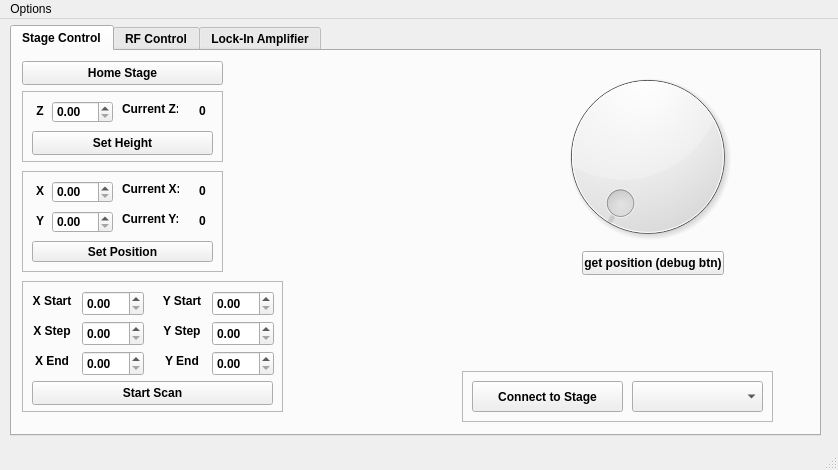
<?xml version="1.0" encoding="UTF-8"?>
<ui version="4.0">
 <class>MainWindow</class>
 <widget class="QMainWindow" name="MainWindow">
  <property name="geometry">
   <rect>
    <x>0</x>
    <y>0</y>
    <width>838</width>
    <height>470</height>
   </rect>
  </property>
  <property name="windowTitle">
   <string>Scanning Magnetometer </string>
  </property>
  <property name="tabShape">
   <enum>QTabWidget::Rounded</enum>
  </property>
  <widget class="QWidget" name="centralwidget">
   <widget class="QTabWidget" name="LIATab">
    <property name="geometry">
     <rect>
      <x>10</x>
      <y>6</y>
      <width>811</width>
      <height>411</height>
     </rect>
    </property>
    <property name="font">
     <font>
      <bold>true</bold>
     </font>
    </property>
    <property name="tabShape">
     <enum>QTabWidget::Rounded</enum>
    </property>
    <property name="currentIndex">
     <number>0</number>
    </property>
    <widget class="QWidget" name="stage_control">
     <attribute name="title">
      <string>Stage Control</string>
     </attribute>
     <widget class="QPushButton" name="homeStageButton">
      <property name="geometry">
       <rect>
        <x>10</x>
        <y>10</y>
        <width>201</width>
        <height>24</height>
       </rect>
      </property>
      <property name="font">
       <font>
        <bold>true</bold>
       </font>
      </property>
      <property name="text">
       <string>Home Stage</string>
      </property>
     </widget>
     <widget class="QFrame" name="frame">
      <property name="geometry">
       <rect>
        <x>10</x>
        <y>120</y>
        <width>201</width>
        <height>101</height>
       </rect>
      </property>
      <property name="frameShape">
       <enum>QFrame::StyledPanel</enum>
      </property>
      <property name="frameShadow">
       <enum>QFrame::Raised</enum>
      </property>
      <widget class="QPushButton" name="setPositionButton">
       <property name="geometry">
        <rect>
         <x>10</x>
         <y>70</y>
         <width>181</width>
         <height>21</height>
        </rect>
       </property>
       <property name="font">
        <font>
         <bold>true</bold>
        </font>
       </property>
       <property name="text">
        <string>Set Position</string>
       </property>
      </widget>
      <widget class="QLabel" name="label_11">
       <property name="geometry">
        <rect>
         <x>100</x>
         <y>10</y>
         <width>57</width>
         <height>16</height>
        </rect>
       </property>
       <property name="text">
        <string>Current X:</string>
       </property>
      </widget>
      <widget class="QLabel" name="label_2">
       <property name="geometry">
        <rect>
         <x>10</x>
         <y>40</y>
         <width>16</width>
         <height>20</height>
        </rect>
       </property>
       <property name="font">
        <font>
         <bold>true</bold>
        </font>
       </property>
       <property name="text">
        <string>Y</string>
       </property>
       <property name="scaledContents">
        <bool>false</bool>
       </property>
       <property name="alignment">
        <set>Qt::AlignCenter</set>
       </property>
      </widget>
      <widget class="QDoubleSpinBox" name="yPosSpinBox">
       <property name="geometry">
        <rect>
         <x>30</x>
         <y>40</y>
         <width>61</width>
         <height>22</height>
        </rect>
       </property>
       <property name="maximum">
        <double>250.000000000000000</double>
       </property>
      </widget>
      <widget class="QLabel" name="label_12">
       <property name="geometry">
        <rect>
         <x>100</x>
         <y>40</y>
         <width>56</width>
         <height>16</height>
        </rect>
       </property>
       <property name="text">
        <string>Current Y:</string>
       </property>
      </widget>
      <widget class="QDoubleSpinBox" name="xPosSpinBox">
       <property name="geometry">
        <rect>
         <x>30</x>
         <y>10</y>
         <width>61</width>
         <height>22</height>
        </rect>
       </property>
       <property name="maximum">
        <double>250.000000000000000</double>
       </property>
      </widget>
      <widget class="QLabel" name="label">
       <property name="geometry">
        <rect>
         <x>10</x>
         <y>10</y>
         <width>16</width>
         <height>20</height>
        </rect>
       </property>
       <property name="font">
        <font>
         <bold>true</bold>
        </font>
       </property>
       <property name="text">
        <string>X</string>
       </property>
       <property name="scaledContents">
        <bool>false</bool>
       </property>
       <property name="alignment">
        <set>Qt::AlignCenter</set>
       </property>
      </widget>
      <widget class="QLabel" name="currentXLabel">
       <property name="geometry">
        <rect>
         <x>170</x>
         <y>10</y>
         <width>21</width>
         <height>20</height>
        </rect>
       </property>
       <property name="text">
        <string>0</string>
       </property>
       <property name="alignment">
        <set>Qt::AlignCenter</set>
       </property>
      </widget>
      <widget class="QLabel" name="currentYLabel">
       <property name="geometry">
        <rect>
         <x>170</x>
         <y>40</y>
         <width>21</width>
         <height>20</height>
        </rect>
       </property>
       <property name="text">
        <string>0</string>
       </property>
       <property name="alignment">
        <set>Qt::AlignCenter</set>
       </property>
      </widget>
     </widget>
     <widget class="QFrame" name="frame_2">
      <property name="geometry">
       <rect>
        <x>10</x>
        <y>40</y>
        <width>201</width>
        <height>71</height>
       </rect>
      </property>
      <property name="frameShape">
       <enum>QFrame::StyledPanel</enum>
      </property>
      <property name="frameShadow">
       <enum>QFrame::Raised</enum>
      </property>
      <widget class="QPushButton" name="setStageHeightButton">
       <property name="geometry">
        <rect>
         <x>10</x>
         <y>40</y>
         <width>181</width>
         <height>24</height>
        </rect>
       </property>
       <property name="font">
        <font>
         <bold>true</bold>
        </font>
       </property>
       <property name="text">
        <string>Set Height</string>
       </property>
      </widget>
      <widget class="QLabel" name="label_13">
       <property name="geometry">
        <rect>
         <x>100</x>
         <y>10</y>
         <width>56</width>
         <height>16</height>
        </rect>
       </property>
       <property name="text">
        <string>Current Z:</string>
       </property>
      </widget>
      <widget class="QLabel" name="label_3">
       <property name="geometry">
        <rect>
         <x>10</x>
         <y>10</y>
         <width>16</width>
         <height>20</height>
        </rect>
       </property>
       <property name="font">
        <font>
         <bold>true</bold>
        </font>
       </property>
       <property name="text">
        <string>Z</string>
       </property>
       <property name="scaledContents">
        <bool>false</bool>
       </property>
       <property name="alignment">
        <set>Qt::AlignCenter</set>
       </property>
      </widget>
      <widget class="QDoubleSpinBox" name="zPosSpinBox">
       <property name="geometry">
        <rect>
         <x>30</x>
         <y>10</y>
         <width>61</width>
         <height>22</height>
        </rect>
       </property>
       <property name="maximum">
        <double>250.000000000000000</double>
       </property>
      </widget>
      <widget class="QLabel" name="currentHeightLabel">
       <property name="geometry">
        <rect>
         <x>170</x>
         <y>10</y>
         <width>21</width>
         <height>20</height>
        </rect>
       </property>
       <property name="text">
        <string>0</string>
       </property>
       <property name="alignment">
        <set>Qt::AlignCenter</set>
       </property>
      </widget>
     </widget>
     <widget class="QPushButton" name="getStagePositionButton">
      <property name="geometry">
       <rect>
        <x>570</x>
        <y>200</y>
        <width>142</width>
        <height>24</height>
       </rect>
      </property>
      <property name="text">
       <string>get position (debug btn)</string>
      </property>
     </widget>
     <widget class="QFrame" name="frame_3">
      <property name="geometry">
       <rect>
        <x>10</x>
        <y>230</y>
        <width>261</width>
        <height>131</height>
       </rect>
      </property>
      <property name="frameShape">
       <enum>QFrame::StyledPanel</enum>
      </property>
      <property name="frameShadow">
       <enum>QFrame::Raised</enum>
      </property>
      <widget class="QPushButton" name="pushButton">
       <property name="geometry">
        <rect>
         <x>10</x>
         <y>100</y>
         <width>241</width>
         <height>24</height>
        </rect>
       </property>
       <property name="text">
        <string>Start Scan</string>
       </property>
      </widget>
      <widget class="QDoubleSpinBox" name="doubleSpinBox">
       <property name="geometry">
        <rect>
         <x>60</x>
         <y>10</y>
         <width>62</width>
         <height>25</height>
        </rect>
       </property>
      </widget>
      <widget class="QDoubleSpinBox" name="doubleSpinBox_2">
       <property name="geometry">
        <rect>
         <x>190</x>
         <y>10</y>
         <width>62</width>
         <height>25</height>
        </rect>
       </property>
      </widget>
      <widget class="QLabel" name="label_15">
       <property name="geometry">
        <rect>
         <x>140</x>
         <y>10</y>
         <width>40</width>
         <height>20</height>
        </rect>
       </property>
       <property name="font">
        <font>
         <bold>true</bold>
        </font>
       </property>
       <property name="text">
        <string>Y Start</string>
       </property>
       <property name="scaledContents">
        <bool>false</bool>
       </property>
       <property name="alignment">
        <set>Qt::AlignCenter</set>
       </property>
      </widget>
      <widget class="QLabel" name="label_14">
       <property name="geometry">
        <rect>
         <x>10</x>
         <y>10</y>
         <width>40</width>
         <height>20</height>
        </rect>
       </property>
       <property name="font">
        <font>
         <bold>true</bold>
        </font>
       </property>
       <property name="text">
        <string>X Start</string>
       </property>
       <property name="scaledContents">
        <bool>false</bool>
       </property>
       <property name="alignment">
        <set>Qt::AlignCenter</set>
       </property>
      </widget>
      <widget class="QLabel" name="label_16">
       <property name="geometry">
        <rect>
         <x>10</x>
         <y>70</y>
         <width>40</width>
         <height>20</height>
        </rect>
       </property>
       <property name="font">
        <font>
         <bold>true</bold>
        </font>
       </property>
       <property name="text">
        <string>X End</string>
       </property>
       <property name="scaledContents">
        <bool>false</bool>
       </property>
       <property name="alignment">
        <set>Qt::AlignCenter</set>
       </property>
      </widget>
      <widget class="QDoubleSpinBox" name="doubleSpinBox_3">
       <property name="geometry">
        <rect>
         <x>60</x>
         <y>70</y>
         <width>62</width>
         <height>25</height>
        </rect>
       </property>
      </widget>
      <widget class="QLabel" name="label_17">
       <property name="geometry">
        <rect>
         <x>140</x>
         <y>70</y>
         <width>40</width>
         <height>20</height>
        </rect>
       </property>
       <property name="font">
        <font>
         <bold>true</bold>
        </font>
       </property>
       <property name="text">
        <string>Y End</string>
       </property>
       <property name="scaledContents">
        <bool>false</bool>
       </property>
       <property name="alignment">
        <set>Qt::AlignCenter</set>
       </property>
      </widget>
      <widget class="QDoubleSpinBox" name="doubleSpinBox_4">
       <property name="geometry">
        <rect>
         <x>190</x>
         <y>70</y>
         <width>62</width>
         <height>25</height>
        </rect>
       </property>
      </widget>
      <widget class="QDoubleSpinBox" name="doubleSpinBox_5">
       <property name="geometry">
        <rect>
         <x>190</x>
         <y>40</y>
         <width>62</width>
         <height>25</height>
        </rect>
       </property>
      </widget>
      <widget class="QLabel" name="label_18">
       <property name="geometry">
        <rect>
         <x>10</x>
         <y>40</y>
         <width>40</width>
         <height>20</height>
        </rect>
       </property>
       <property name="font">
        <font>
         <bold>true</bold>
        </font>
       </property>
       <property name="text">
        <string>X Step</string>
       </property>
       <property name="scaledContents">
        <bool>false</bool>
       </property>
       <property name="alignment">
        <set>Qt::AlignCenter</set>
       </property>
      </widget>
      <widget class="QDoubleSpinBox" name="doubleSpinBox_6">
       <property name="geometry">
        <rect>
         <x>60</x>
         <y>40</y>
         <width>62</width>
         <height>25</height>
        </rect>
       </property>
      </widget>
      <widget class="QLabel" name="label_19">
       <property name="geometry">
        <rect>
         <x>140</x>
         <y>40</y>
         <width>40</width>
         <height>20</height>
        </rect>
       </property>
       <property name="font">
        <font>
         <bold>true</bold>
        </font>
       </property>
       <property name="text">
        <string>Y Step</string>
       </property>
       <property name="scaledContents">
        <bool>false</bool>
       </property>
       <property name="alignment">
        <set>Qt::AlignCenter</set>
       </property>
      </widget>
     </widget>
     <widget class="QDial" name="dial">
      <property name="geometry">
       <rect>
        <x>520</x>
        <y>10</y>
        <width>231</width>
        <height>191</height>
       </rect>
      </property>
     </widget>
     <widget class="QFrame" name="frame_4">
      <property name="geometry">
       <rect>
        <x>450</x>
        <y>320</y>
        <width>311</width>
        <height>51</height>
       </rect>
      </property>
      <property name="frameShape">
       <enum>QFrame::StyledPanel</enum>
      </property>
      <property name="frameShadow">
       <enum>QFrame::Raised</enum>
      </property>
      <widget class="QPushButton" name="connectStageButton">
       <property name="geometry">
        <rect>
         <x>10</x>
         <y>10</y>
         <width>151</width>
         <height>31</height>
        </rect>
       </property>
       <property name="text">
        <string>Connect to Stage</string>
       </property>
      </widget>
      <widget class="QComboBox" name="comPortBox">
       <property name="geometry">
        <rect>
         <x>170</x>
         <y>10</y>
         <width>131</width>
         <height>31</height>
        </rect>
       </property>
      </widget>
     </widget>
    </widget>
    <widget class="QWidget" name="RFControl">
     <attribute name="title">
      <string>RF Control</string>
     </attribute>
     <widget class="QLineEdit" name="MWSourceIPAddressBox">
      <property name="geometry">
       <rect>
        <x>630</x>
        <y>340</y>
        <width>171</width>
        <height>31</height>
       </rect>
      </property>
      <property name="placeholderText">
       <string>Microwave Source IP Address</string>
      </property>
     </widget>
     <widget class="QPushButton" name="connectMWSourceButton">
      <property name="geometry">
       <rect>
        <x>550</x>
        <y>340</y>
        <width>75</width>
        <height>31</height>
       </rect>
      </property>
      <property name="text">
       <string>Connect</string>
      </property>
     </widget>
     <widget class="QGroupBox" name="groupBox">
      <property name="geometry">
       <rect>
        <x>10</x>
        <y>10</y>
        <width>291</width>
        <height>151</height>
       </rect>
      </property>
      <property name="font">
       <font>
        <pointsize>8</pointsize>
        <bold>true</bold>
       </font>
      </property>
      <property name="title">
       <string>Main Control</string>
      </property>
      <widget class="QCheckBox" name="togglePwrChk">
       <property name="geometry">
        <rect>
         <x>90</x>
         <y>120</y>
         <width>101</width>
         <height>21</height>
        </rect>
       </property>
       <property name="text">
        <string>Power On/Off</string>
       </property>
      </widget>
      <widget class="QLabel" name="label_4">
       <property name="geometry">
        <rect>
         <x>10</x>
         <y>30</y>
         <width>121</width>
         <height>21</height>
        </rect>
       </property>
       <property name="text">
        <string>Set Frequency (GHz)</string>
       </property>
       <property name="alignment">
        <set>Qt::AlignCenter</set>
       </property>
      </widget>
      <widget class="QLabel" name="label_5">
       <property name="geometry">
        <rect>
         <x>150</x>
         <y>30</y>
         <width>121</width>
         <height>21</height>
        </rect>
       </property>
       <property name="text">
        <string>Set Power (dbm)</string>
       </property>
       <property name="alignment">
        <set>Qt::AlignCenter</set>
       </property>
      </widget>
      <widget class="QDoubleSpinBox" name="freqBox">
       <property name="geometry">
        <rect>
         <x>10</x>
         <y>60</y>
         <width>121</width>
         <height>22</height>
        </rect>
       </property>
       <property name="decimals">
        <number>5</number>
       </property>
      </widget>
      <widget class="QDoubleSpinBox" name="pwrBox">
       <property name="geometry">
        <rect>
         <x>150</x>
         <y>60</y>
         <width>121</width>
         <height>22</height>
        </rect>
       </property>
       <property name="decimals">
        <number>2</number>
       </property>
      </widget>
      <widget class="QPushButton" name="setFreqBtn">
       <property name="geometry">
        <rect>
         <x>10</x>
         <y>90</y>
         <width>121</width>
         <height>23</height>
        </rect>
       </property>
       <property name="text">
        <string>Set Frequency</string>
       </property>
      </widget>
      <widget class="QPushButton" name="setPwrBtn">
       <property name="geometry">
        <rect>
         <x>150</x>
         <y>90</y>
         <width>121</width>
         <height>23</height>
        </rect>
       </property>
       <property name="text">
        <string>Set Power</string>
       </property>
      </widget>
     </widget>
     <widget class="QGroupBox" name="groupBox_2">
      <property name="geometry">
       <rect>
        <x>310</x>
        <y>10</y>
        <width>481</width>
        <height>231</height>
       </rect>
      </property>
      <property name="font">
       <font>
        <pointsize>8</pointsize>
        <bold>true</bold>
       </font>
      </property>
      <property name="title">
       <string>Sweep Control</string>
      </property>
      <widget class="QPushButton" name="startSwpBtn">
       <property name="geometry">
        <rect>
         <x>300</x>
         <y>60</y>
         <width>81</width>
         <height>23</height>
        </rect>
       </property>
       <property name="text">
        <string>Start Sweep</string>
       </property>
      </widget>
      <widget class="QDoubleSpinBox" name="startFreqBox">
       <property name="geometry">
        <rect>
         <x>20</x>
         <y>60</y>
         <width>121</width>
         <height>22</height>
        </rect>
       </property>
       <property name="decimals">
        <number>5</number>
       </property>
      </widget>
      <widget class="QLabel" name="label_6">
       <property name="geometry">
        <rect>
         <x>150</x>
         <y>30</y>
         <width>141</width>
         <height>21</height>
        </rect>
       </property>
       <property name="text">
        <string>End Frequency (GHz)</string>
       </property>
       <property name="alignment">
        <set>Qt::AlignCenter</set>
       </property>
      </widget>
      <widget class="QLabel" name="label_7">
       <property name="geometry">
        <rect>
         <x>10</x>
         <y>30</y>
         <width>141</width>
         <height>21</height>
        </rect>
       </property>
       <property name="text">
        <string>Start Frequency (GHz)</string>
       </property>
       <property name="alignment">
        <set>Qt::AlignCenter</set>
       </property>
      </widget>
      <widget class="QDoubleSpinBox" name="endFreqBox">
       <property name="geometry">
        <rect>
         <x>160</x>
         <y>60</y>
         <width>121</width>
         <height>22</height>
        </rect>
       </property>
       <property name="decimals">
        <number>5</number>
       </property>
      </widget>
      <widget class="QDoubleSpinBox" name="stepSizeBox">
       <property name="geometry">
        <rect>
         <x>20</x>
         <y>130</y>
         <width>121</width>
         <height>22</height>
        </rect>
       </property>
      </widget>
      <widget class="QLabel" name="label_8">
       <property name="geometry">
        <rect>
         <x>20</x>
         <y>100</y>
         <width>121</width>
         <height>21</height>
        </rect>
       </property>
       <property name="text">
        <string>Sweep Step (MHz)</string>
       </property>
       <property name="alignment">
        <set>Qt::AlignCenter</set>
       </property>
      </widget>
      <widget class="QLabel" name="label_9">
       <property name="geometry">
        <rect>
         <x>260</x>
         <y>100</y>
         <width>121</width>
         <height>21</height>
        </rect>
       </property>
       <property name="text">
        <string>Number of Points</string>
       </property>
       <property name="alignment">
        <set>Qt::AlignCenter</set>
       </property>
      </widget>
      <widget class="QSpinBox" name="pointsBox">
       <property name="geometry">
        <rect>
         <x>260</x>
         <y>130</y>
         <width>121</width>
         <height>22</height>
        </rect>
       </property>
      </widget>
      <widget class="QComboBox" name="sweepDefBox">
       <property name="geometry">
        <rect>
         <x>160</x>
         <y>130</y>
         <width>81</width>
         <height>22</height>
        </rect>
       </property>
       <item>
        <property name="text">
         <string>Step Size</string>
        </property>
       </item>
       <item>
        <property name="text">
         <string>Points</string>
        </property>
       </item>
      </widget>
      <widget class="QDoubleSpinBox" name="dwellTimeBox">
       <property name="geometry">
        <rect>
         <x>20</x>
         <y>190</y>
         <width>121</width>
         <height>22</height>
        </rect>
       </property>
      </widget>
      <widget class="QLabel" name="label_10">
       <property name="geometry">
        <rect>
         <x>20</x>
         <y>160</y>
         <width>121</width>
         <height>21</height>
        </rect>
       </property>
       <property name="text">
        <string>Dwell Time (ms)</string>
       </property>
       <property name="alignment">
        <set>Qt::AlignCenter</set>
       </property>
      </widget>
      <widget class="QPushButton" name="setSweepParamBtn">
       <property name="geometry">
        <rect>
         <x>160</x>
         <y>190</y>
         <width>271</width>
         <height>23</height>
        </rect>
       </property>
       <property name="text">
        <string>Set Sweep Parametes</string>
       </property>
      </widget>
      <widget class="QPushButton" name="startSwpBtn_3">
       <property name="geometry">
        <rect>
         <x>390</x>
         <y>60</y>
         <width>81</width>
         <height>23</height>
        </rect>
       </property>
       <property name="text">
        <string>Stop Sweep</string>
       </property>
      </widget>
     </widget>
     <widget class="QGroupBox" name="groupBox_5">
      <property name="geometry">
       <rect>
        <x>10</x>
        <y>170</y>
        <width>291</width>
        <height>121</height>
       </rect>
      </property>
      <property name="font">
       <font>
        <pointsize>8</pointsize>
        <bold>true</bold>
       </font>
      </property>
      <property name="title">
       <string>Modulation Settings</string>
      </property>
      <widget class="QCheckBox" name="togglePwrChk_4">
       <property name="geometry">
        <rect>
         <x>10</x>
         <y>90</y>
         <width>131</width>
         <height>21</height>
        </rect>
       </property>
       <property name="text">
        <string>Modulation On/Off</string>
       </property>
      </widget>
      <widget class="QLabel" name="label_44">
       <property name="geometry">
        <rect>
         <x>10</x>
         <y>30</y>
         <width>161</width>
         <height>16</height>
        </rect>
       </property>
       <property name="text">
        <string>Modulation Frequency (kHZ)</string>
       </property>
       <property name="alignment">
        <set>Qt::AlignCenter</set>
       </property>
      </widget>
      <widget class="QPushButton" name="setFreqBtn_4">
       <property name="geometry">
        <rect>
         <x>150</x>
         <y>90</y>
         <width>131</width>
         <height>23</height>
        </rect>
       </property>
       <property name="text">
        <string>Apply</string>
       </property>
      </widget>
      <widget class="QLabel" name="label_45">
       <property name="geometry">
        <rect>
         <x>10</x>
         <y>60</y>
         <width>161</width>
         <height>16</height>
        </rect>
       </property>
       <property name="text">
        <string>Modulation Amplitude (MHz)</string>
       </property>
       <property name="alignment">
        <set>Qt::AlignCenter</set>
       </property>
      </widget>
      <widget class="QSpinBox" name="spinBox_3">
       <property name="geometry">
        <rect>
         <x>180</x>
         <y>29</y>
         <width>101</width>
         <height>21</height>
        </rect>
       </property>
      </widget>
      <widget class="QSpinBox" name="spinBox_4">
       <property name="geometry">
        <rect>
         <x>180</x>
         <y>59</y>
         <width>101</width>
         <height>21</height>
        </rect>
       </property>
      </widget>
     </widget>
    </widget>
    <widget class="QWidget" name="tab">
     <attribute name="title">
      <string>Lock-In Amplifier</string>
     </attribute>
     <widget class="QPushButton" name="pushButton_3">
      <property name="geometry">
       <rect>
        <x>519</x>
        <y>340</y>
        <width>101</width>
        <height>31</height>
       </rect>
      </property>
      <property name="text">
       <string>Connect</string>
      </property>
     </widget>
     <widget class="QLineEdit" name="MWSourceIPAddressBox_3">
      <property name="geometry">
       <rect>
        <x>630</x>
        <y>340</y>
        <width>171</width>
        <height>31</height>
       </rect>
      </property>
      <property name="placeholderText">
       <string>Lock-In Amplifier Name</string>
      </property>
     </widget>
     <widget class="QLabel" name="label_39">
      <property name="geometry">
       <rect>
        <x>10</x>
        <y>13</y>
        <width>120</width>
        <height>16</height>
       </rect>
      </property>
      <property name="text">
       <string>Output Scaling Factor</string>
      </property>
     </widget>
     <widget class="QLabel" name="label_40">
      <property name="geometry">
       <rect>
        <x>20</x>
        <y>43</y>
        <width>109</width>
        <height>16</height>
       </rect>
      </property>
      <property name="text">
       <string>Low-Pass Filter (Hz)</string>
      </property>
     </widget>
     <widget class="QLabel" name="label_41">
      <property name="geometry">
       <rect>
        <x>10</x>
        <y>73</y>
        <width>119</width>
        <height>16</height>
       </rect>
      </property>
      <property name="text">
       <string>Low-Pass Filter Order</string>
      </property>
     </widget>
     <widget class="QSpinBox" name="spinBox">
      <property name="geometry">
       <rect>
        <x>140</x>
        <y>10</y>
        <width>81</width>
        <height>25</height>
       </rect>
      </property>
     </widget>
     <widget class="QSpinBox" name="spinBox_2">
      <property name="geometry">
       <rect>
        <x>140</x>
        <y>40</y>
        <width>81</width>
        <height>25</height>
       </rect>
      </property>
     </widget>
     <widget class="QComboBox" name="comboBox">
      <property name="geometry">
       <rect>
        <x>140</x>
        <y>70</y>
        <width>81</width>
        <height>24</height>
       </rect>
      </property>
     </widget>
     <widget class="QPushButton" name="pushButton_4">
      <property name="geometry">
       <rect>
        <x>10</x>
        <y>100</y>
        <width>211</width>
        <height>24</height>
       </rect>
      </property>
      <property name="text">
       <string>Take Fast-Fourier Transform</string>
      </property>
     </widget>
     <widget class="PlotWidget" name="graphWidget" native="true">
      <property name="geometry">
       <rect>
        <x>230</x>
        <y>10</y>
        <width>561</width>
        <height>311</height>
       </rect>
      </property>
     </widget>
    </widget>
   </widget>
  </widget>
  <widget class="QMenuBar" name="menubar">
   <property name="geometry">
    <rect>
     <x>0</x>
     <y>0</y>
     <width>838</width>
     <height>21</height>
    </rect>
   </property>
   <widget class="QMenu" name="menu1">
    <property name="title">
     <string>Options</string>
    </property>
    <addaction name="actionChange_Max_Position_Values"/>
    <addaction name="actionOther"/>
   </widget>
   <addaction name="menu1"/>
  </widget>
  <widget class="QStatusBar" name="statusbar"/>
  <action name="actionChange_Max_Position_Values">
   <property name="checkable">
    <bool>false</bool>
   </property>
   <property name="enabled">
    <bool>true</bool>
   </property>
   <property name="text">
    <string>Stage Options</string>
   </property>
   <property name="font">
    <font/>
   </property>
  </action>
  <action name="actionOther">
   <property name="text">
    <string>Other</string>
   </property>
  </action>
 </widget>
 <customwidgets>
  <customwidget>
   <class>PlotWidget</class>
   <extends>QWidget</extends>
   <header>pyqtgraph</header>
   <container>1</container>
  </customwidget>
 </customwidgets>
 <resources/>
 <connections/>
</ui>
